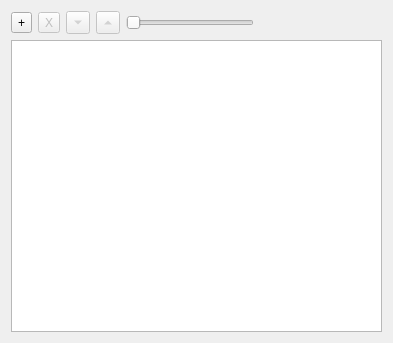
<?xml version="1.0" encoding="UTF-8"?>
<ui version="4.0">
 <class>CompositeTileSourceConfigurationWidget</class>
 <widget class="QWidget" name="CompositeTileSourceConfigurationWidget">
  <property name="geometry">
   <rect>
    <x>0</x>
    <y>0</y>
    <width>393</width>
    <height>343</height>
   </rect>
  </property>
  <property name="windowTitle">
   <string>Form</string>
  </property>
  <layout class="QVBoxLayout" name="verticalLayout">
   <item>
    <layout class="QHBoxLayout" name="horizontalLayout">
     <item>
      <widget class="QToolButton" name="addSourceButton">
       <property name="text">
        <string>+</string>
       </property>
       <property name="icon">
        <iconset resource="../../../../Qt/MapGraphics-master/MapGraphics/resources.qrc">
         <normaloff>:/icons/images/edit_add.png</normaloff>:/icons/images/edit_add.png</iconset>
       </property>
       <property name="popupMode">
        <enum>QToolButton::InstantPopup</enum>
       </property>
      </widget>
     </item>
     <item>
      <widget class="QToolButton" name="removeSourceButton">
       <property name="enabled">
        <bool>false</bool>
       </property>
       <property name="text">
        <string>X</string>
       </property>
       <property name="icon">
        <iconset resource="../../../../Qt/MapGraphics-master/MapGraphics/resources.qrc">
         <normaloff>:/icons/images/editdelete.png</normaloff>:/icons/images/editdelete.png</iconset>
       </property>
      </widget>
     </item>
     <item>
      <widget class="QToolButton" name="moveDownButton">
       <property name="enabled">
        <bool>false</bool>
       </property>
       <property name="text">
        <string>D</string>
       </property>
       <property name="arrowType">
        <enum>Qt::DownArrow</enum>
       </property>
      </widget>
     </item>
     <item>
      <widget class="QToolButton" name="moveUpButton">
       <property name="enabled">
        <bool>false</bool>
       </property>
       <property name="text">
        <string>U</string>
       </property>
       <property name="arrowType">
        <enum>Qt::UpArrow</enum>
       </property>
      </widget>
     </item>
     <item>
      <widget class="QSlider" name="opacitySlider">
       <property name="enabled">
        <bool>false</bool>
       </property>
       <property name="maximum">
        <number>100</number>
       </property>
       <property name="tracking">
        <bool>false</bool>
       </property>
       <property name="orientation">
        <enum>Qt::Horizontal</enum>
       </property>
      </widget>
     </item>
     <item>
      <spacer name="horizontalSpacer">
       <property name="orientation">
        <enum>Qt::Horizontal</enum>
       </property>
       <property name="sizeHint" stdset="0">
        <size>
         <width>40</width>
         <height>20</height>
        </size>
       </property>
      </spacer>
     </item>
    </layout>
   </item>
   <item>
    <widget class="QListView" name="listView">
     <property name="focusPolicy">
      <enum>Qt::ClickFocus</enum>
     </property>
     <property name="editTriggers">
      <set>QAbstractItemView::NoEditTriggers</set>
     </property>
     <property name="dragDropMode">
      <enum>QAbstractItemView::InternalMove</enum>
     </property>
     <property name="uniformItemSizes">
      <bool>true</bool>
     </property>
    </widget>
   </item>
  </layout>
 </widget>
 <resources>
  <include location="../../../../Qt/MapGraphics-master/MapGraphics/resources.qrc"/>
 </resources>
 <connections/>
</ui>
